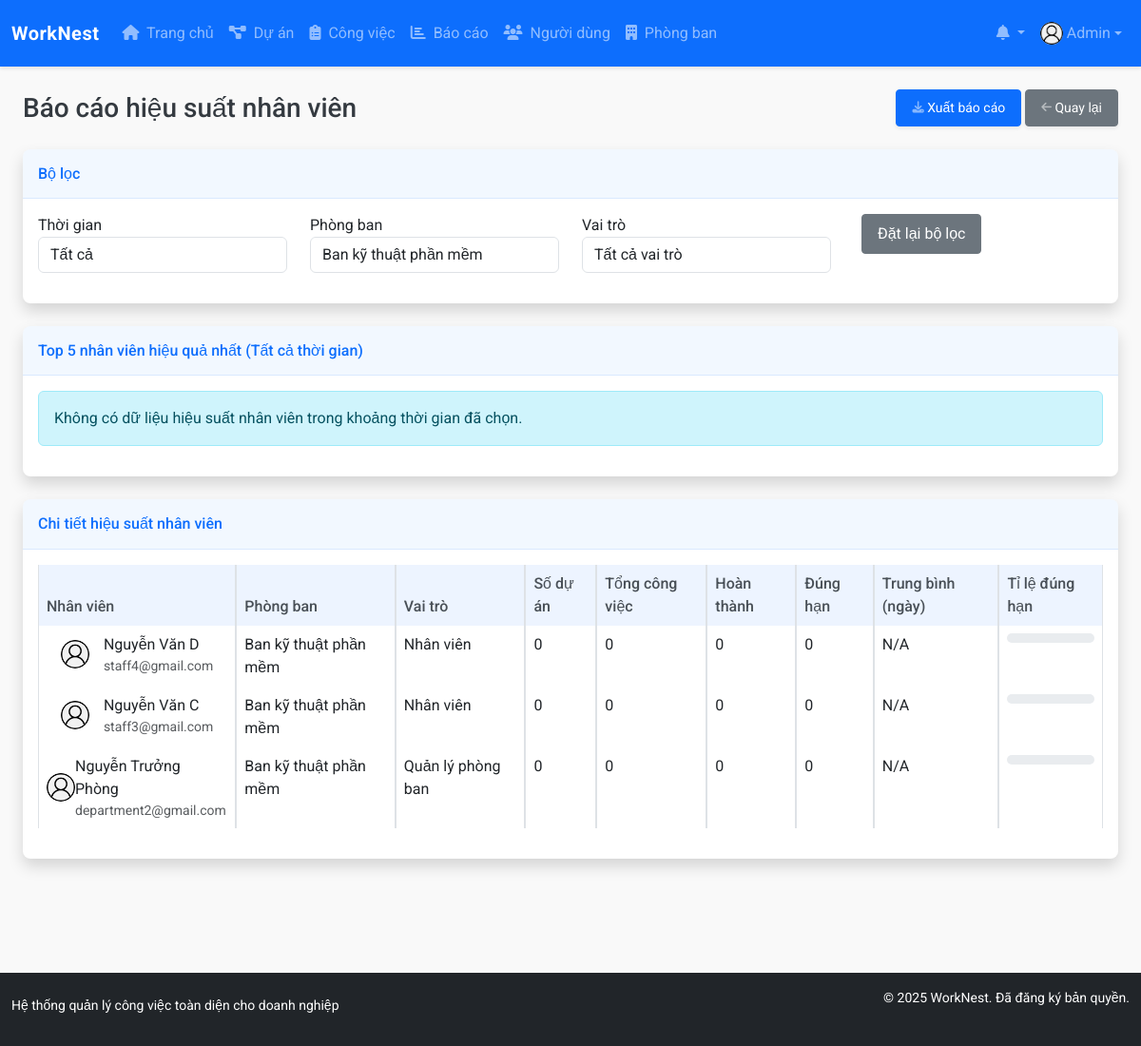
Screenshot of /modules/reports/user_report.php?department_id=2 (signed in) with the database file from the repository.
### tables this page shows
CREATE TABLE `users` (
  `id` int NOT NULL,
  `name` varchar(100) NOT NULL,
  `email` varchar(100) NOT NULL,
  `password` varchar(255) NOT NULL,
  `role` enum('admin','project_manager','department_manager','staff') NOT NULL DEFAULT 'staff',
  `department_id` int DEFAULT NULL,
  `phone` varchar(20) DEFAULT NULL,
  `avatar` varchar(255) DEFAULT 'assets/images/avatar-default.png',
  `created_at` datetime NOT NULL DEFAULT CURRENT_TIMESTAMP,
  `updated_at` datetime DEFAULT NULL ON UPDATE CURRENT_TIMESTAMP,
  `last_login` datetime DEFAULT NULL
);

CREATE TABLE `departments` (
  `id` int NOT NULL,
  `name` varchar(100) NOT NULL,
  `description` text,
  `manager_id` int DEFAULT NULL,
  `created_at` datetime NOT NULL DEFAULT CURRENT_TIMESTAMP,
  `updated_at` datetime DEFAULT NULL ON UPDATE CURRENT_TIMESTAMP
);

### modules/reports/user_report.php (the view, shortened to what the rows shown need)
<?php
require_once '../../config/config.php';
$period = isset($_GET['period']) ? $_GET['period'] : 'all';
$where_condition = '';
switch ($period) {
    default:
        $where_condition = "";
        break;
}
$department_id = isset($_GET['department_id']) ? (int)$_GET['department_id'] : 0;
if ($department_id > 0) {
    $where_condition .= " AND u.department_id = $department_id";
}
$roles = [
    'admin' => 'Quản trị viên',
    'project_manager' => 'Quản lý dự án',
    'department_manager' => 'Quản lý phòng ban',
    'staff' => 'Nhân viên'
];
$users_stats_sql = "SELECT u.id, u.name, u.email, u.avatar, u.role, d.name as department_name,
                  COUNT(t.id) as task_count,
                  SUM(CASE WHEN t.status_id = 3 THEN 1 ELSE 0 END) as completed_count,
                  SUM(CASE WHEN t.status_id = 3 AND t.completed_date <= t.due_date THEN 1 ELSE 0 END) as on_time_count,
                  AVG(CASE WHEN t.status_id = 3 THEN DATEDIFF(t.completed_date, t.start_date) ELSE NULL END) as avg_completion_days,
                  COUNT(DISTINCT p.id) as project_count
                  FROM users u
                  LEFT JOIN departments d ON u.department_id = d.id
                  LEFT JOIN tasks t ON u.id = t.assigned_to
                  LEFT JOIN projects p ON t.project_id = p.id
                  WHERE u.role != 'admin' $where_condition
                  GROUP BY u.id, u.name, u.email, u.avatar, u.role, d.name
                  ORDER BY completed_count DESC, on_time_count DESC";
$users_stats_result = query($users_stats_sql);
include_once '../../templates/header.php';
?>
<div class="container-fluid">
    <div class="d-sm-flex align-items-center justify-content-between mb-4">
        <h1 class="h3 mb-0 text-gray-800">Báo cáo hiệu suất nhân viên</h1>
    </div>
    <div class="card shadow mb-4">
        <div class="card-body">
            <div class="table-responsive">
                <table class="table table-bordered" id="userStatsTable" width="100%" cellspacing="0">
                    <thead>
                        <tr>
                            <th>Nhân viên</th>
                            <th>Phòng ban</th>
                            <th>Vai trò</th>
                            <th>Số dự án</th>
                            <th>Tổng công việc</th>
                            <th>Hoàn thành</th>
                            <th>Đúng hạn</th>
                            <th>Trung bình (ngày)</th>
                            <th>Tỉ lệ đúng hạn</th>
                        </tr>
                    </thead>
                    <tbody>
                        <?php if (num_rows($users_stats_result) > 0): ?>
                            <?php while ($user = fetch_array($users_stats_result)): ?>
                                <?php
                                $avg_days = is_null($user['avg_completion_days']) ? 'N/A' : round($user['avg_completion_days'], 1);
                                ?>
                                <tr>
                                    <td>
                                        <div class="d-flex align-items-center justify-content-evenly">
                                            <img src="<?php echo BASE_URL . $user['avatar']; ?>" class="rounded-circle mr-2" width="30" height="30">
                                            <div>
                                                <div><?php echo $user['name']; ?></div>
                                                <div class="small text-muted"><?php echo $user['email']; ?></div>
                                            </div>
                                        </div>
                                    </td>
                                    <td><?php echo $user['department_name']; ?></td>
                                    <td><?php echo $roles[$user['role']]; ?></td>
                                    <td><?php echo $user['project_count']; ?></td>
                                    <td><?php echo $user['task_count']; ?></td>
                                    <td><?php echo $user['completed_count']; ?></td>
                                    <td><?php echo $user['on_time_count']; ?></td>
                                    <td><?php echo $avg_days; ?></td>
                                    <td>
                                        <div class="progress progress-sm">
                                        </div>
                                    </td>
                                </tr>
                            <?php endwhile; ?>
                        <?php else: ?>
                            <tr>
                                <td colspan="9" class="text-center">Không có dữ liệu</td>
                            </tr>
                        <?php endif; ?>
                    </tbody>
                </table>
            </div>
        </div>
    </div>
</div>
<?php
include_once '../../templates/footer.php';
?>

### templates/header.php (shortened to what the rows shown need)
<!DOCTYPE html>
<html lang="vi">
<head>
    <link href="https://cdn.jsdelivr.net/npm/bootstrap@5.3.0-alpha1/dist/css/bootstrap.min.css" rel="stylesheet">
    <link rel="stylesheet" href="https://cdnjs.cloudflare.com/ajax/libs/font-awesome/6.4.0/css/all.min.css">
    <link rel="stylesheet" href="<?php echo BASE_URL; ?>assets/css/style.css">
</head>
<body>
    <?php if (is_logged_in()): ?>
        <nav class="navbar navbar-expand-lg navbar-dark bg-primary sticky-top">
            <div class="container-fluid">
                <a class="navbar-brand d-flex align-items-center justify-content-evenly" href="<?php echo BASE_URL; ?>">
                    <span class="fw-bold">WorkNest</span>
                </a>
                <div class="collapse navbar-collapse" id="navbarNav">
                    <ul class="navbar-nav me-auto">
                        <li class="nav-item">
                            <a class="nav-link" href="<?php echo BASE_URL; ?>">
                                <i class="fas fa-home me-1"></i> Trang chủ
                            </a>
                        </li>
                        <?php if (has_permission('project_manager') || has_permission('department_manager')): ?>
                            <li class="nav-item">
                                <a class="nav-link" href="<?php echo BASE_URL; ?>modules/projects/">
                                    <i class="fas fa-project-diagram me-1"></i> Dự án
                                </a>
                            </li>
                        <?php endif; ?>
                        <li class="nav-item">
                            <a class="nav-link" href="<?php echo BASE_URL; ?>modules/tasks/">
                                <i class="fas fa-clipboard-list me-1"></i> Công việc
                            </a>
                        </li>
                        <?php if (has_permission('project_manager') || has_permission('department_manager')): ?>
                            <li class="nav-item">
                                <a class="nav-link" href="<?php echo BASE_URL; ?>modules/reports/">
                                    <i class="fas fa-chart-bar me-1"></i> Báo cáo
                                </a>
                            </li>
                        <?php endif; ?>
                        <?php if (has_permission('admin')): ?>
                            <li class="nav-item">
                                <a class="nav-link" href="<?php echo BASE_URL; ?>modules/users/">
                                    <i class="fas fa-users me-1"></i> Người dùng
                                </a>
                            </li>
                            <li class="nav-item">
                                <a class="nav-link" href="<?php echo BASE_URL; ?>modules/departments/">
                                    <i class="fas fa-building me-1"></i> Phòng ban
                                </a>
                            </li>
                        <?php endif; ?>
                    </ul>
                    <ul class="navbar-nav">
                        <li class="nav-item dropdown">
                            <a class="nav-link dropdown-toggle position-relative" href="#" id="notificationsDropdown"
                                role="button" data-bs-toggle="dropdown" aria-expanded="false">
                                <i class="fas fa-bell"></i>
                            </a>
                        </li>
                        <li class="nav-item dropdown">
                            <a class="nav-link dropdown-toggle d-flex align-items-center justify-content-evenly" href="#" id="userDropdown"
                                role="button" data-bs-toggle="dropdown" aria-expanded="false">
                                <?php
                                $current_user_id = $_SESSION['user_id'];
                                $user_sql = "SELECT * FROM users WHERE id = $current_user_id";
                                $user_result = query($user_sql);
                                $user_data = fetch_array($user_result);
                                ?>
                                <img src="<?php echo BASE_URL . $user_data['avatar']; ?>" class="rounded-circle me-1"
                                    alt="Avatar" style="width: 24px; height: 24px; object-fit: cover;">
                                <span class="d-none d-lg-inline-block"><?php echo $user_data['name']; ?></span>
                            </a>
                        </li>
                    </ul>
                </div>
            </div>
        </nav>
    <?php endif; ?>
    <div class="container-fluid mt-4 pb-5">

### rows the page displays
users: avatar (placeholder picture), name "Admin"
users: avatar (placeholder picture), name "Nguyễn Văn D", email "staff4@gmail.com", department.name "Ban kỹ thuật phần mềm", role "Nhân viên", project_count "0", task_count "0", completed_count "0", on_time_count "0", avg_days "N/A"
users: avatar (placeholder picture), name "Nguyễn Văn C", email "staff3@gmail.com", department.name "Ban kỹ thuật phần mềm", role "Nhân viên", project_count "0", task_count "0", completed_count "0", on_time_count "0", avg_days "N/A"
users: avatar (placeholder picture), name "Nguyễn Trưởng Phòng", email "department2@gmail.com", department.name "Ban kỹ thuật phần mềm", role "Quản lý phòng ban", project_count "0", task_count "0", completed_count "0", on_time_count "0", avg_days "N/A"

### other values shown
$period_text "Tất cả thời gian"
form field department_id "Ban kỹ thuật phần mềm"
